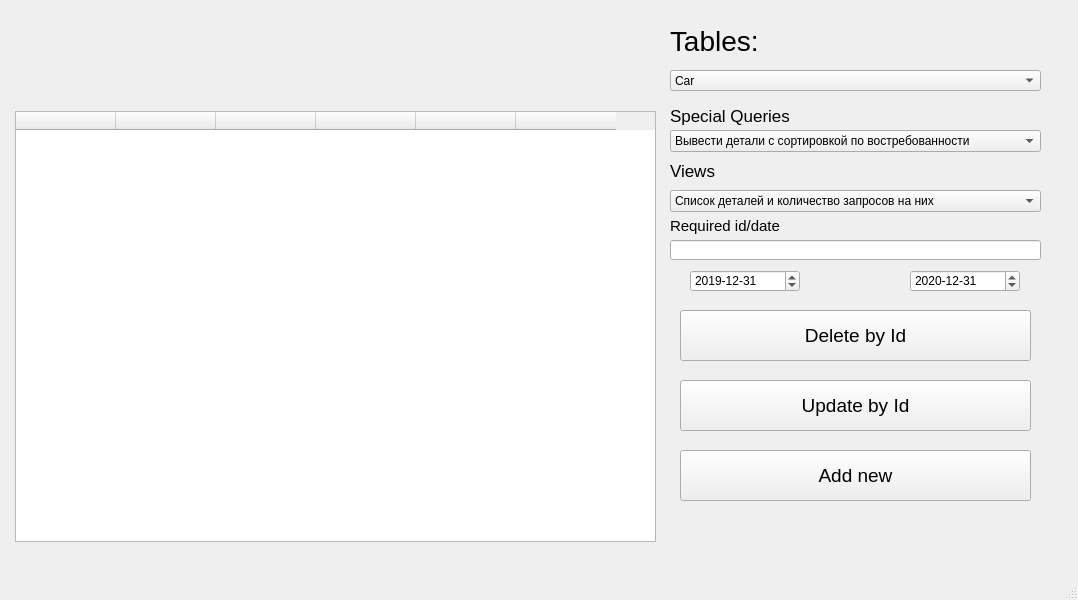
<?xml version="1.0" encoding="UTF-8"?>
<ui version="4.0">
 <class>MainWindow</class>
 <widget class="QMainWindow" name="MainWindow">
  <property name="geometry">
   <rect>
    <x>0</x>
    <y>0</y>
    <width>1078</width>
    <height>600</height>
   </rect>
  </property>
  <property name="windowTitle">
   <string>MainWindow</string>
  </property>
  <widget class="QWidget" name="centralwidget">
   <widget class="QTableWidget" name="tableWidget">
    <property name="geometry">
     <rect>
      <x>15</x>
      <y>111</y>
      <width>641</width>
      <height>431</height>
     </rect>
    </property>
    <column>
     <property name="text">
      <string/>
     </property>
    </column>
    <column>
     <property name="text">
      <string/>
     </property>
    </column>
    <column>
     <property name="text">
      <string/>
     </property>
    </column>
    <column>
     <property name="text">
      <string/>
     </property>
    </column>
    <column>
     <property name="text">
      <string/>
     </property>
    </column>
    <column>
     <property name="text">
      <string/>
     </property>
    </column>
   </widget>
   <widget class="QComboBox" name="Tables_combobox">
    <property name="geometry">
     <rect>
      <x>670</x>
      <y>70</y>
      <width>371</width>
      <height>21</height>
     </rect>
    </property>
    <item>
     <property name="text">
      <string>Car</string>
     </property>
    </item>
    <item>
     <property name="text">
      <string>Client</string>
     </property>
    </item>
    <item>
     <property name="text">
      <string>Details</string>
     </property>
    </item>
    <item>
     <property name="text">
      <string>DetailsList</string>
     </property>
    </item>
    <item>
     <property name="text">
      <string>DetailsRequest</string>
     </property>
    </item>
    <item>
     <property name="text">
      <string>Orders</string>
     </property>
    </item>
    <item>
     <property name="text">
      <string>ServiceList</string>
     </property>
    </item>
    <item>
     <property name="text">
      <string>Service</string>
     </property>
    </item>
    <item>
     <property name="text">
      <string>Statuses</string>
     </property>
    </item>
    <item>
     <property name="text">
      <string>TimeSheet</string>
     </property>
    </item>
    <item>
     <property name="text">
      <string>Worker</string>
     </property>
    </item>
   </widget>
   <widget class="QLabel" name="label">
    <property name="geometry">
     <rect>
      <x>670</x>
      <y>20</y>
      <width>111</width>
      <height>41</height>
     </rect>
    </property>
    <property name="font">
     <font>
      <pointsize>21</pointsize>
     </font>
    </property>
    <property name="text">
     <string>Tables:</string>
    </property>
   </widget>
   <widget class="QComboBox" name="Queries_combobox">
    <property name="geometry">
     <rect>
      <x>670</x>
      <y>130</y>
      <width>371</width>
      <height>22</height>
     </rect>
    </property>
    <item>
     <property name="text">
      <string>Вывести детали с сортировкой по востребованности</string>
     </property>
    </item>
    <item>
     <property name="text">
      <string>Вывести самую популярную услугу</string>
     </property>
    </item>
    <item>
     <property name="text">
      <string>Вывести заказ-наряд со стоимостью работ для клиента</string>
     </property>
    </item>
    <item>
     <property name="text">
      <string>Вывести сумму стоимостей всех работ за определенный период</string>
     </property>
    </item>
    <item>
     <property name="text">
      <string>Вывести все заказ-наряды для одного заказчика со стоимостью за определенный период</string>
     </property>
    </item>
    <item>
     <property name="text">
      <string>Вывести заказ-наряды на определенный автомобиль за период</string>
     </property>
    </item>
    <item>
     <property name="text">
      <string>Вывести клиентов с несколькими автомобилями</string>
     </property>
    </item>
    <item>
     <property name="text">
      <string>Вывести количество заявок на детали за определенный период</string>
     </property>
    </item>
    <item>
     <property name="text">
      <string>Вывести заявки на детали с сортировкой по статусам</string>
     </property>
    </item>
    <item>
     <property name="text">
      <string>Вывести самые продолжительные по времени выполненные заказ-наряды</string>
     </property>
    </item>
   </widget>
   <widget class="QLabel" name="label_2">
    <property name="geometry">
     <rect>
      <x>670</x>
      <y>100</y>
      <width>121</width>
      <height>31</height>
     </rect>
    </property>
    <property name="font">
     <font>
      <pointsize>13</pointsize>
     </font>
    </property>
    <property name="text">
     <string>Special Queries:</string>
    </property>
   </widget>
   <widget class="QLineEdit" name="id_line">
    <property name="geometry">
     <rect>
      <x>670</x>
      <y>240</y>
      <width>371</width>
      <height>20</height>
     </rect>
    </property>
   </widget>
   <widget class="QLabel" name="label_3">
    <property name="geometry">
     <rect>
      <x>670</x>
      <y>210</y>
      <width>111</width>
      <height>31</height>
     </rect>
    </property>
    <property name="font">
     <font>
      <pointsize>11</pointsize>
     </font>
    </property>
    <property name="text">
     <string>Required id/date</string>
    </property>
   </widget>
   <widget class="QDateEdit" name="dateEdit">
    <property name="geometry">
     <rect>
      <x>690</x>
      <y>270</y>
      <width>110</width>
      <height>22</height>
     </rect>
    </property>
    <property name="displayFormat">
     <string>yyyy-MM-dd</string>
    </property>
    <property name="date">
     <date>
      <year>2019</year>
      <month>12</month>
      <day>31</day>
     </date>
    </property>
   </widget>
   <widget class="QDateEdit" name="dateEdit_2">
    <property name="geometry">
     <rect>
      <x>910</x>
      <y>270</y>
      <width>110</width>
      <height>22</height>
     </rect>
    </property>
    <property name="displayFormat">
     <string>yyyy-MM-dd</string>
    </property>
    <property name="date">
     <date>
      <year>2020</year>
      <month>12</month>
      <day>31</day>
     </date>
    </property>
   </widget>
   <widget class="QPushButton" name="deleteButton">
    <property name="geometry">
     <rect>
      <x>680</x>
      <y>310</y>
      <width>351</width>
      <height>51</height>
     </rect>
    </property>
    <property name="font">
     <font>
      <pointsize>14</pointsize>
     </font>
    </property>
    <property name="text">
     <string>Delete by Id</string>
    </property>
   </widget>
   <widget class="QPushButton" name="updateButton">
    <property name="geometry">
     <rect>
      <x>680</x>
      <y>380</y>
      <width>351</width>
      <height>51</height>
     </rect>
    </property>
    <property name="font">
     <font>
      <pointsize>14</pointsize>
     </font>
    </property>
    <property name="text">
     <string>Update by Id</string>
    </property>
   </widget>
   <widget class="QPushButton" name="addButton">
    <property name="geometry">
     <rect>
      <x>680</x>
      <y>450</y>
      <width>351</width>
      <height>51</height>
     </rect>
    </property>
    <property name="font">
     <font>
      <pointsize>14</pointsize>
     </font>
    </property>
    <property name="text">
     <string>Add new</string>
    </property>
   </widget>
   <widget class="QLabel" name="label_4">
    <property name="geometry">
     <rect>
      <x>670</x>
      <y>150</y>
      <width>121</width>
      <height>41</height>
     </rect>
    </property>
    <property name="font">
     <font>
      <pointsize>13</pointsize>
     </font>
    </property>
    <property name="text">
     <string>Views</string>
    </property>
   </widget>
   <widget class="QComboBox" name="Views_combobox">
    <property name="geometry">
     <rect>
      <x>670</x>
      <y>190</y>
      <width>371</width>
      <height>22</height>
     </rect>
    </property>
    <item>
     <property name="text">
      <string>Cписок деталей и количество запросов на них</string>
     </property>
    </item>
    <item>
     <property name="text">
      <string>Наиболее востребованная услуга по месяцам</string>
     </property>
    </item>
    <item>
     <property name="text">
      <string>Зарплаты работников за месяц на основе отработанных часов</string>
     </property>
    </item>
   </widget>
  </widget>
  <widget class="QMenuBar" name="menubar">
   <property name="geometry">
    <rect>
     <x>0</x>
     <y>0</y>
     <width>1078</width>
     <height>21</height>
    </rect>
   </property>
  </widget>
  <widget class="QStatusBar" name="statusbar"/>
 </widget>
 <resources/>
 <connections/>
</ui>
